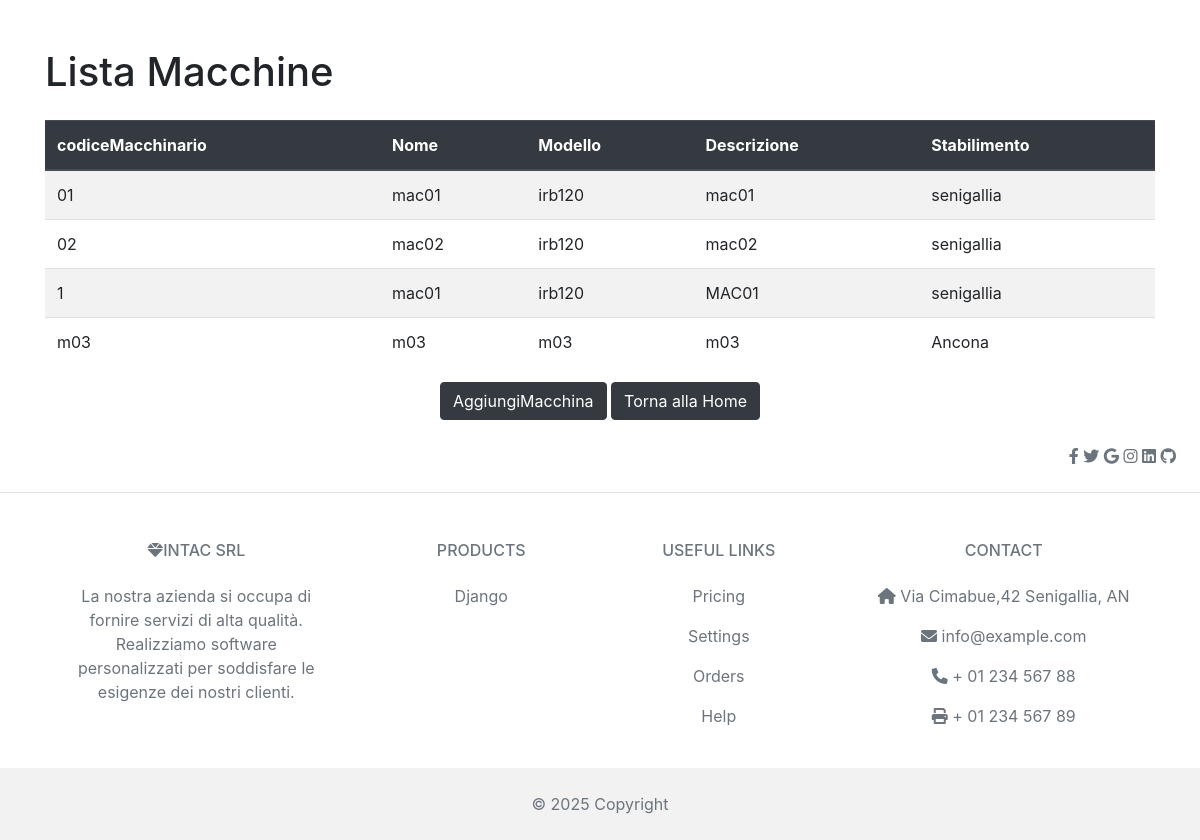
Before: /macchine/ with the older database file.
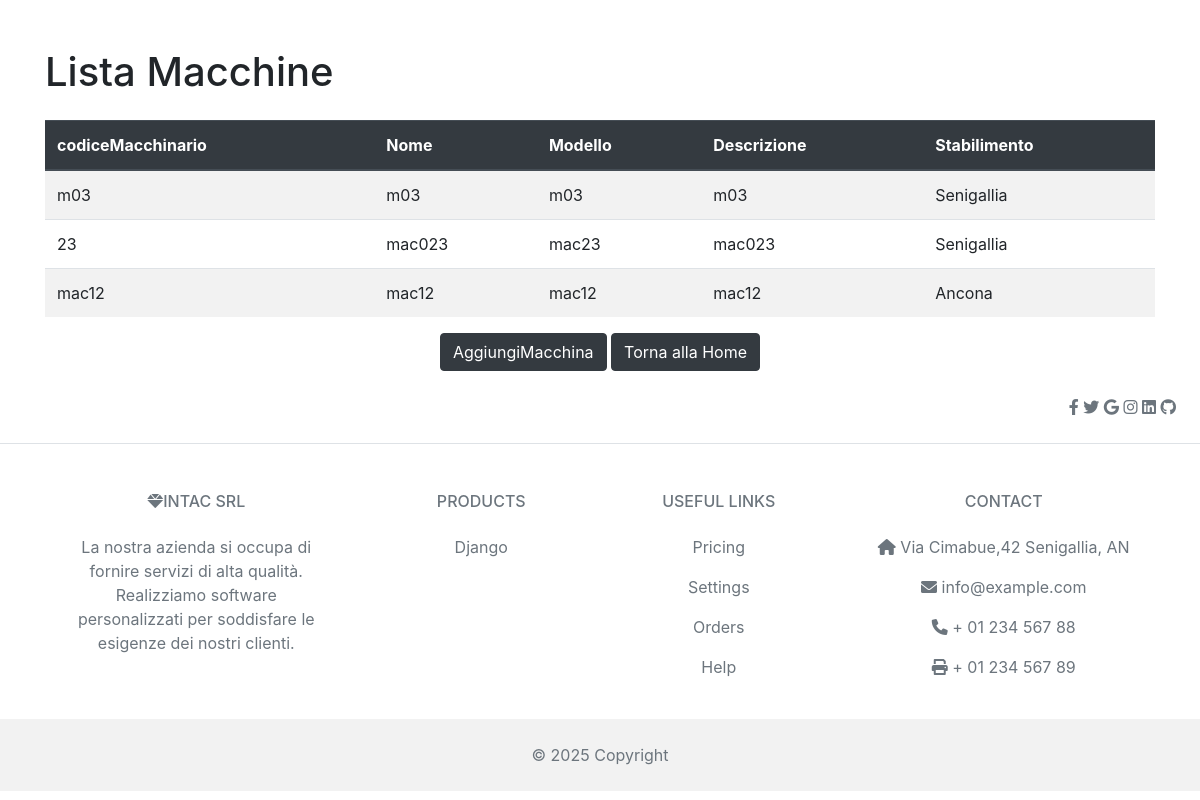
After: the same page with the newer database file.
### gestione/models.py (models this page shows, shortened)
class Macchinario(models.Model):
    codiceMacchinario = models.CharField(max_length=100,primary_key=True)
    nome = models.CharField(max_length=100)
    descrizione = models.TextField()
    stabilimento = models.ForeignKey(Stabilimento,related_name='macchinario',on_delete=models.CASCADE)
    modello = models.CharField(max_length=24)

class Stabilimento(models.Model):
      nome = models.CharField(max_length=100)
      descrizione = models.TextField()

### gestione/views.py (the view)
# urls.py: path('macchine/', lista_macchine, name='lista_macchine'),
def lista_macchine(request):
    macchine = Macchinario.objects.all()
    return render(request, 'gestione/lista_macchine.html', {'macchine': macchine})

### gestione/templates/gestione/lista_macchine.html (shortened to what this page needs)
{% extends 'gestione/base.html' %}
    {% block content %}
    <div class="container mt-5">
        <h1 class="mb-4">Lista Macchine</h1>
        <table class="table table-striped">
            <thead class="thead-dark">
                <tr>
                    <th> codiceMacchinario</th>
                    <th>Nome</th>
                    <th>Modello</th>
                    <th>Descrizione</th>
                    <th>Stabilimento</th>
                </tr>
            </thead>
            <tbody>
                {% for macchine in macchine %}
                    <tr>
                        <td>{{ macchine.codiceMacchinario }}</td>
                        <td>{{ macchine.nome }}</td>
                        <td>{{ macchine.modello }}</td>
                        <td>{{ macchine.descrizione }}</td>
                        <td>{{ macchine.stabilimento.nome }}</td>
                    </tr>
                {% endfor %}
            </tbody>
        </table>
    </div>
    <div class="text-center">
        <a href="{% url 'aggiungi_macchina' %}" class="btn btn-dark">AggiungiMacchina</a>
       <a href="{% url 'home' %}" class="btn btn-dark">Torna alla Home</a>
    </div>
{% endblock %}

Changed rows visible on the page:
removed Macchinario: codiceMacchinario "01", nome "mac01", modello "irb120", descrizione "mac01", stabilimento.nome "senigallia"
removed Macchinario: codiceMacchinario "02", nome "mac02", modello "irb120", descrizione "mac02", stabilimento.nome "senigallia"
removed Macchinario: codiceMacchinario "1", nome "mac01", modello "irb120", descrizione "MAC01", stabilimento.nome "senigallia"
changed Macchinario "m03": stabilimento.nome "Ancona" → "Senigallia"
added Macchinario: codiceMacchinario "23", nome "mac023", modello "mac23", descrizione "mac023", stabilimento.nome "Senigallia"
added Macchinario: codiceMacchinario "mac12", nome "mac12", modello "mac12", descrizione "mac12", stabilimento.nome "Ancona"
